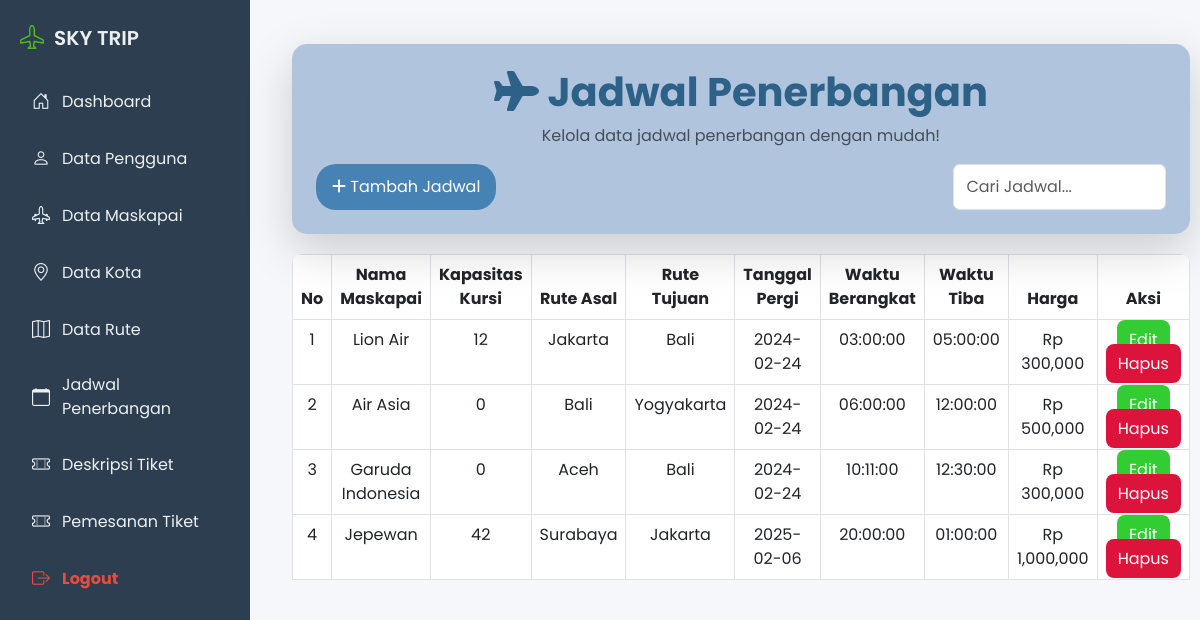
/admin/jadwal/index.php (signed in), run on the app's committed database.
### tables this page shows
CREATE TABLE `jadwal_penerbangan` (
  `id_jadwal` int(11) NOT NULL,
  `id_rute` int(11) NOT NULL,
  `waktu_berangkat` time NOT NULL,
  `waktu_tiba` time NOT NULL,
  `harga` int(11) NOT NULL,
  `kapasitas_kursi` int(11) DEFAULT NULL
);

CREATE TABLE `maskapai` (
  `id_maskapai` int(11) NOT NULL,
  `logo_maskapai` text DEFAULT NULL,
  `nama_maskapai` varchar(50) NOT NULL
);

CREATE TABLE `rute` (
  `id_rute` int(11) NOT NULL,
  `id_maskapai` int(11) NOT NULL,
  `rute_asal` varchar(100) NOT NULL,
  `rute_tujuan` varchar(100) NOT NULL,
  `tanggal_pergi` date NOT NULL
);

### admin/jadwal/functions.php (called while the page is built, shortened)
<?php
require '../../koneksi.php';
function query($query){
    global $conn;
    $rows = [];
    $result = mysqli_query($conn, $query);
    while($row = mysqli_fetch_assoc($result)){
        $rows[] = $row;
    }
    return $rows;
}

### admin/jadwal/index.php (the view, shortened to what this page needs)
<?php
require 'functions.php';
$jadwal = query("SELECT * FROM jadwal_penerbangan
INNER JOIN rute ON rute.id_rute = jadwal_penerbangan.id_rute
INNER JOIN maskapai ON rute.id_maskapai = maskapai.id_maskapai ORDER BY tanggal_pergi, waktu_berangkat");
?>
<!DOCTYPE html>
<html lang="id">
<head>
    <link href="https://cdn.jsdelivr.net/npm/bootstrap@5.3.0/dist/css/bootstrap.min.css" rel="stylesheet">
    <link rel="stylesheet" href="https://cdnjs.cloudflare.com/ajax/libs/font-awesome/6.4.0/css/all.min.css">
</head>
<body>
    <?php require '../../layouts/sidebar_admin.php'; ?>
    <div class="content">
        <div class="container mt-4">
            <div class="card p-4 shadow-lg">
                <h1 class="text-title text-center"><i class="fa fa-plane"></i> Jadwal Penerbangan</h1>
                <p class="text-center text-muted">Kelola data jadwal penerbangan dengan mudah!</p>
                <div class="d-flex justify-content-between">
                    <a href="tambah.php" class="btn btn-tambah"><i class="fa fa-plus"></i> Tambah Jadwal</a>
                    <input type="text" id="search" class="form-control w-25" placeholder="Cari Jadwal...">
                </div>
            </div>
            <div class="table-container">
                <table class="table table-bordered text-center">
                    <thead>
                        <tr>
                            <th>No</th>
                            <th>Nama Maskapai</th>
                            <th>Kapasitas Kursi</th>
                            <th>Rute Asal</th>
                            <th>Rute Tujuan</th>
                            <th>Tanggal Pergi</th>
                            <th>Waktu Berangkat</th>
                            <th>Waktu Tiba</th>
                            <th>Harga</th>
                            <th>Aksi</th>
                        </tr>
                    </thead>
                    <tbody id="jadwalTable">
                        <?php $no = 1; ?>
                        <?php foreach ($jadwal as $data) : ?>
                        <tr>
                            <td><?= $no; ?></td>
                            <td><?= htmlspecialchars($data["nama_maskapai"]); ?></td>
                            <td><?= htmlspecialchars($data["kapasitas_kursi"]); ?></td>
                            <td><?= htmlspecialchars($data["rute_asal"]); ?></td>
                            <td><?= htmlspecialchars($data["rute_tujuan"]); ?></td>
                            <td><?= htmlspecialchars($data["tanggal_pergi"]); ?></td>
                            <td><?= htmlspecialchars($data["waktu_berangkat"]); ?></td>
                            <td><?= htmlspecialchars($data["waktu_tiba"]); ?></td>
                            <td>Rp <?= number_format($data["harga"]); ?></td>
                            <td class="aksi">
                                <a href="edit.php?id=<?= $data["id_jadwal"]; ?>" class="edit">Edit</a>
                                <a href="hapus.php?id=<?= $data["id_jadwal"]; ?>" class="hapus" onclick="return confirm('Apakah anda yakin ingin menghapus data ini?')">Hapus</a>
                            </td>
                        </tr>
                        <?php $no++; ?>
                        <?php endforeach; ?>
                    </tbody>
                </table>
            </div>
        </div>
    </div>
</body>
</html>

### admin/jadwal/index.php (style rules this page uses)
body { background-color: #f0f8ff; font-family: 'Poppins', sans-serif; }
.content { margin-left: 260px; padding: 20px; }
.card { background-color: #b0c4de; border-radius: 15px; border: none; }
.text-title { color: #2d6187; font-weight: bold; }
.btn-tambah { background-color: #4682b4; color: white; border-radius: 20px; padding: 10px 15px; }
.table-container { margin-top: 20px; border-radius: 10px; overflow: hidden; }
th { background-color: #4682b4; color: white; padding: 12px; }
td { padding: 10px; text-align: center; }
.aksi a { padding: 8px 12px; border-radius: 8px; text-decoration: none; }
.edit { background-color: #32cd32; color: white; }
.hapus { background-color: #dc143c; color: white; }

### layouts/sidebar_admin.php (style rules this page uses)
* { margin: 0; padding: 0; box-sizing: border-box; font-family: 'Poppins', sans-serif; }
body { display: flex; min-height: 100vh; background-color: #f5f7fa; }
.content { margin-left: 260px; padding: 20px; flex: 1; }

### data on the page
jadwal_penerbangan: maskapai.nama_maskapai "Lion Air", kapasitas_kursi "12", id_rute.rute_asal "Jakarta", id_rute.rute_tujuan "Bali", id_rute.tanggal_pergi "2024-02-24", waktu_berangkat "03:00:00", waktu_tiba "05:00:00", harga "300,000"
jadwal_penerbangan: maskapai.nama_maskapai "Air Asia", kapasitas_kursi "0", id_rute.rute_asal "Bali", id_rute.rute_tujuan "Yogyakarta", id_rute.tanggal_pergi "2024-02-24", waktu_berangkat "06:00:00", waktu_tiba "12:00:00", harga "500,000"
jadwal_penerbangan: maskapai.nama_maskapai "Garuda Indonesia", kapasitas_kursi "0", id_rute.rute_asal "Aceh", id_rute.rute_tujuan "Bali", id_rute.tanggal_pergi "2024-02-24", waktu_berangkat "10:11:00", waktu_tiba "12:30:00", harga "300,000"
jadwal_penerbangan: maskapai.nama_maskapai "Jepewan", kapasitas_kursi "42", id_rute.rute_asal "Surabaya", id_rute.rute_tujuan "Jakarta", id_rute.tanggal_pergi "2025-02-06", waktu_berangkat "20:00:00", waktu_tiba "01:00:00", harga "1,000,000"
